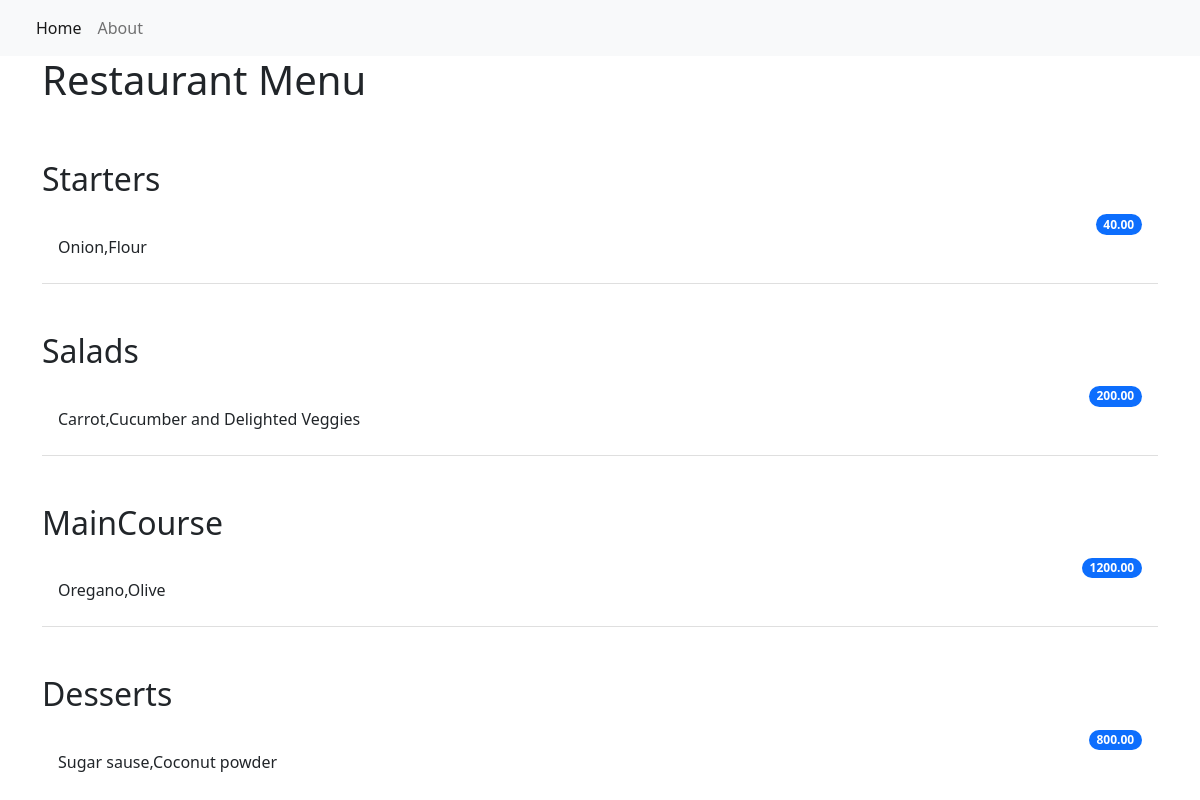
The page / on the database its author committed.
### resmenu/models.py (models this page shows)
class Item(models.Model):
    meals = models.CharField(max_length=1000,unique=True)
    description = models.CharField(max_length=2000)
    price = models.DecimalField(max_digits=10,decimal_places=2)
    meal_type = models.CharField(max_length=2000,choices=MEAL_TYPE)
    author = models.ForeignKey(User,on_delete=models.PROTECT)
    status = models.IntegerField(choices=STATUS,default=1)
    date_created = models.DateTimeField(auto_now_add = True)
    date_updated = models.DateTimeField(auto_now=True)

### resmenu/views.py (the view)
# urls.py: path('',views.MenuList.as_view(),name='home'),
class MenuList(generic.ListView):
    queryset = Item.objects.order_by('date_created')
    template_name = 'index.html'
    def get_context_data(self,**kwargs):
        context = super().get_context_data(**kwargs)
        context['meals'] = MEAL_TYPE
        return context

### templates/index.html (shortened to what this page needs)
{% extends 'base.html' %}
{% block content %}
<div class="container">
  <h1>Restaurant Menu</h1>
    <ul class="list-group list-group-flush">
        {% for meal in meals %}
            <h2 class="pt-5">{{ meal.1 }}</h2>
                {% for row in item_list %}
                    {% if row.meal_type == meal.0 %}
                        {% if row.status == 0 %}
                        <li class="list-group-item d-flex justify-content-between align-items-center border-0 pb-0">
                            <span class="badge bg-primary rounded-pill">{{ row.price }}</span>
                        </li>
                        <li class="list-group-item pt-0">
                            <p>{{ row.description }}</p>
                        </li>
                        {% else %}
                        <li class="list-group-item d-flex justify-content-between align-items-center border-0 pb-0">
                            <span class="badge bg-primary rounded-pill">{{ row.price }}</span>
                        </li>
                        <li class="list-group-item pt-0">
                            <p>{{ row.description }}</p>
                        </li>
                        {% endif %}
                    {% endif %}
                {% endfor %}
        {% endfor %}
    </ul>
</div>
{% endblock content %}

### templates/base.html (shortened to what this page needs)
<!DOCTYPE html>
<html lang="en">
    <head>
        <link href="https://cdn.jsdelivr.net/npm/bootstrap@5.2.0-beta1/dist/css/bootstrap.min.css" rel="stylesheet">
    </head>
    <body>
        <nav class="navbar navbar-expand-lg bg-light">
            <div class="container-fluid">
                <div class="collapse navbar-collapse" id="navbarNav">
                    <ul class="navbar-nav">
                         <li class="nav-item">
                            <a class="nav-link active" aria-current="page" href="{% url 'home' %}">Home</a>
                        </li>
                        <li class="nav-item">
                            <a class="nav-link" aria-current="page" href="{% url 'home' %}">About</a>
                        </li>
                    </ul>
                </div>
            </div>
        </nav>
        {% block content %}
        {% endblock content %}
    </body>
</html>

### rows shown on the page
Item: price "40.00", description "Onion,Flour"
Item: price "200.00", description "Carrot,Cucumber and Delighted Veggies"
Item: price "1200.00", description "Oregano,Olive"
Item: price "800.00", description "Sugar sause,Coconut powder"

### other values the page prints
{{ meal.1 }} "Starters" "Salads" "MainCourse" "Desserts"
